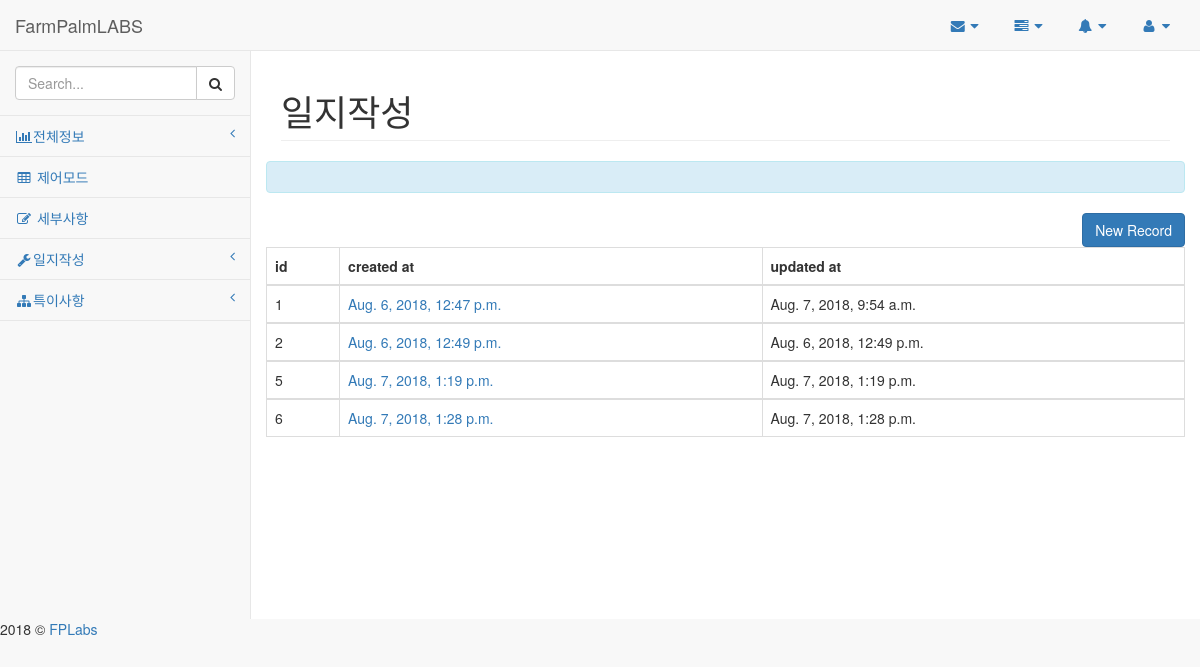
/palm/vegi/1/, run on the app's committed database.
### palm/models.py (models this page shows, shortened)
class Record(models.Model):
    VEGI_DATE = (
        ('s', '재배 시작'),  # start
        ('i', '재배중'),  # ing
        ('e', '재배 종료'),  # end
    )
    vegi_type = models.ForeignKey(VegiType, on_delete=models.PROTECT)
    vegi_size = models.FloatField()
    vegi_condition = models.CharField(max_length=50)     # choice
    vegi_cultivation = models.CharField(max_length=1, choices=VEGI_DATE)      # choice
    vegi_shipment = models.FloatField()
    vegi_comment = models.TextField()
    created_at = models.DateTimeField(auto_now_add=True)
    updated_at = models.DateTimeField(auto_now=True)

### palm/views.py (the view)
# urls.py: path('vegi/<int:vegi_id>/', views.record_list, name = 'record_list'),
def record_list(request, vegi_id):
    record_qurry = Record.objects.filter(vegi_type_id = vegi_id)
    return render(request, 'record/record_list.html', {
        'record_qurry' : record_qurry,
        'vegi_type_id' : vegi_id,
    })

### palm/templates/record/record_list.html
{% extends "record/layout.html" %}
{% block content %}
<div class ="row">
    <p class = "col-sm-12">
        <div class="alert alert-info">
        </div>
            <a href="{% url "palm:record_new" vegi_type_id %}" class = "btn btn-primary pull-right">New Record</a>
            <table class = "table table-hover table-bordered">
                <thead>
                    <tr>
                        <th>id</th>
                        <th>created at</th>
                        <th>updated at</th>
                    </tr>
                </thead>
                <tbody>
            {% for list in record_qurry %}
                    <tr>
                        <td>{{list.id}}</td>
                        <td><a href="{% url "palm:record_detail" vegi_type_id list.id %}">{{list.created_at}}</a></td>
                        <td>{{list.updated_at}}</td>
                    </tr>
                </tbody>
            {% endfor %}
            </table>
    </div>
{% endblock %}

### data on the page
Record: id "1", created_at "Aug. 6, 2018, 12:47 p.m.", updated_at "Aug. 7, 2018, 9:54 a.m."
Record: id "2", created_at "Aug. 6, 2018, 12:49 p.m.", updated_at "Aug. 6, 2018, 12:49 p.m."
Record: id "5", created_at "Aug. 7, 2018, 1:19 p.m.", updated_at "Aug. 7, 2018, 1:19 p.m."
Record: id "6", created_at "Aug. 7, 2018, 1:28 p.m.", updated_at "Aug. 7, 2018, 1:28 p.m."
